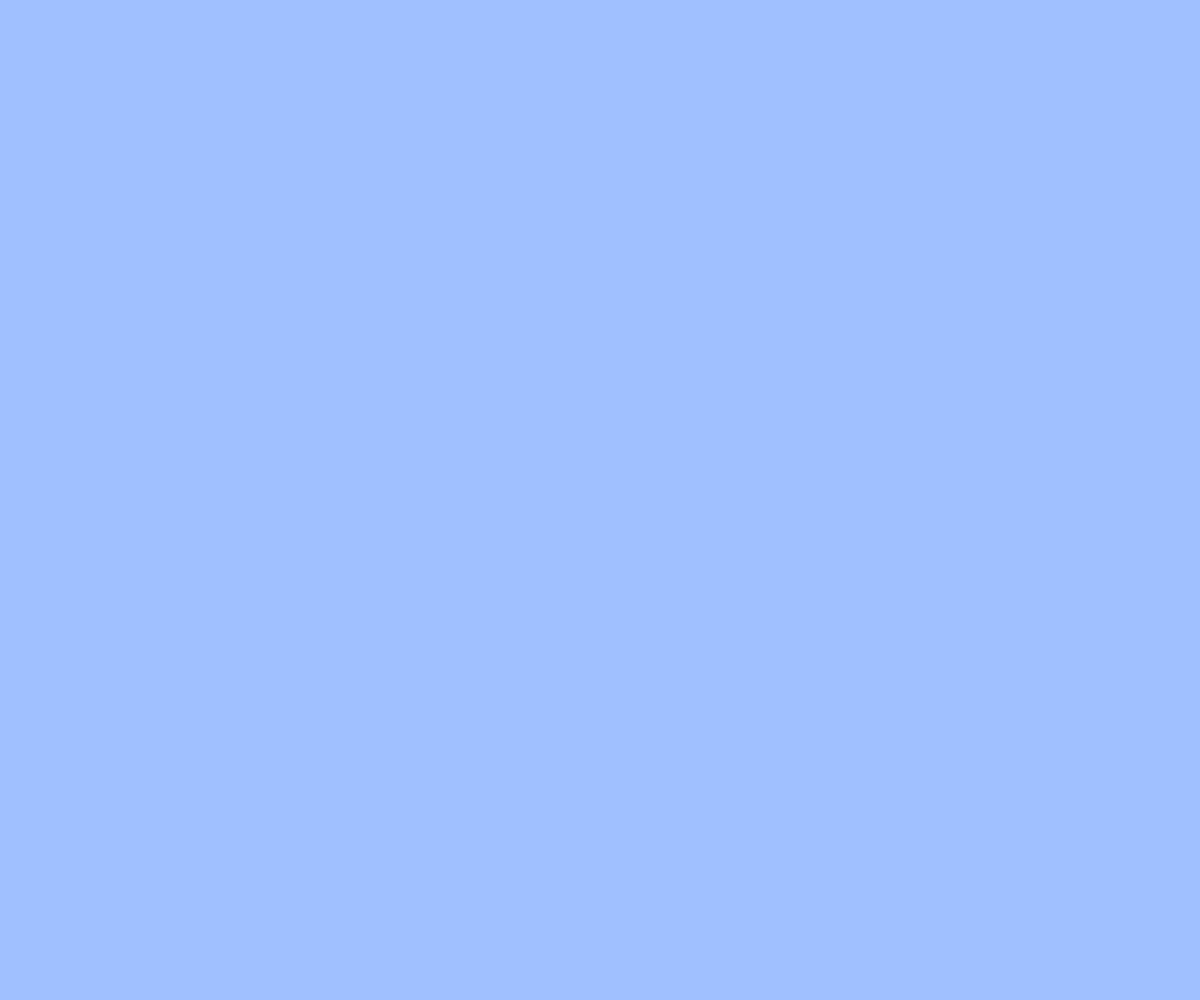
Frame 1 (no input)
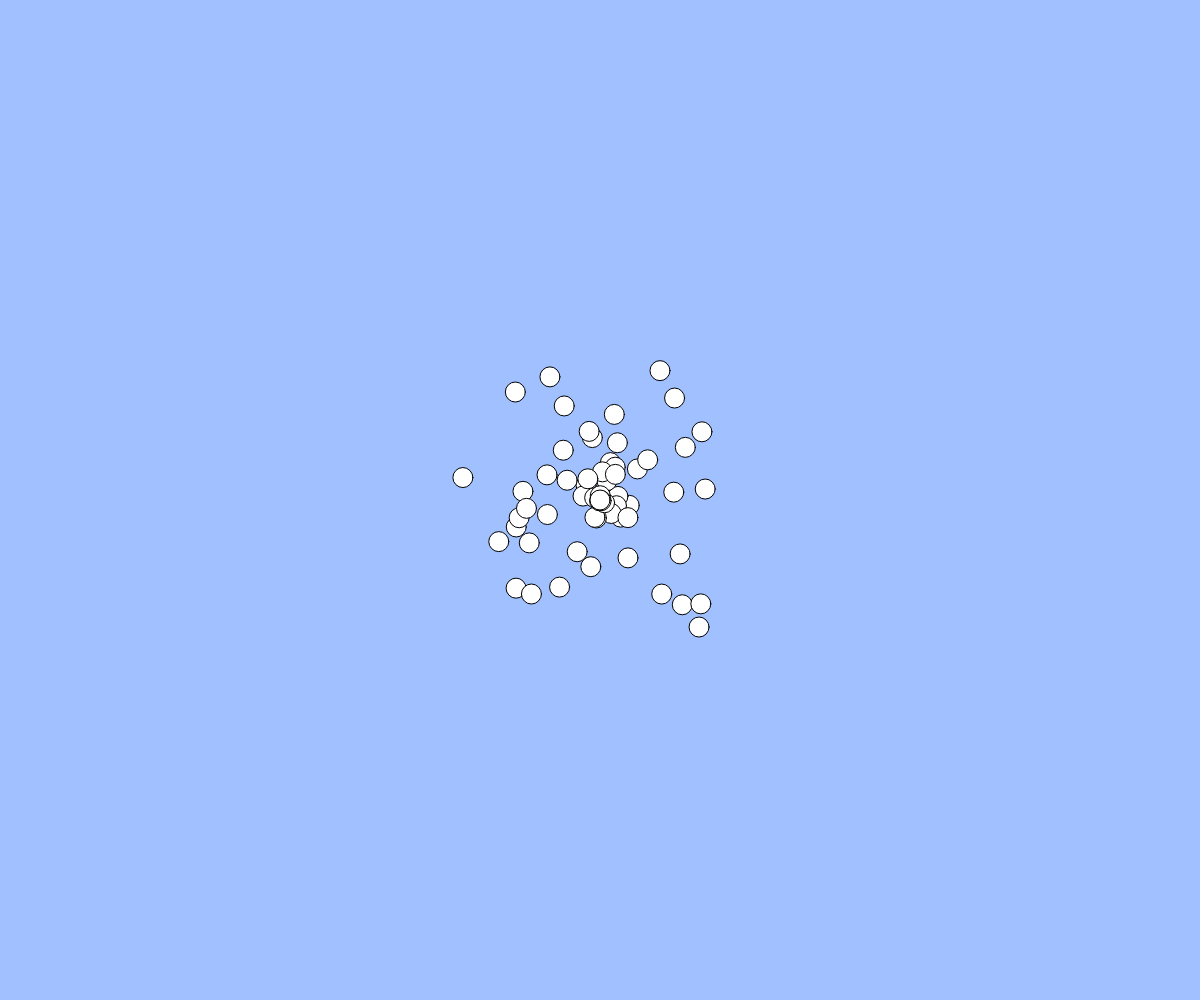
Frame 60 (no input)
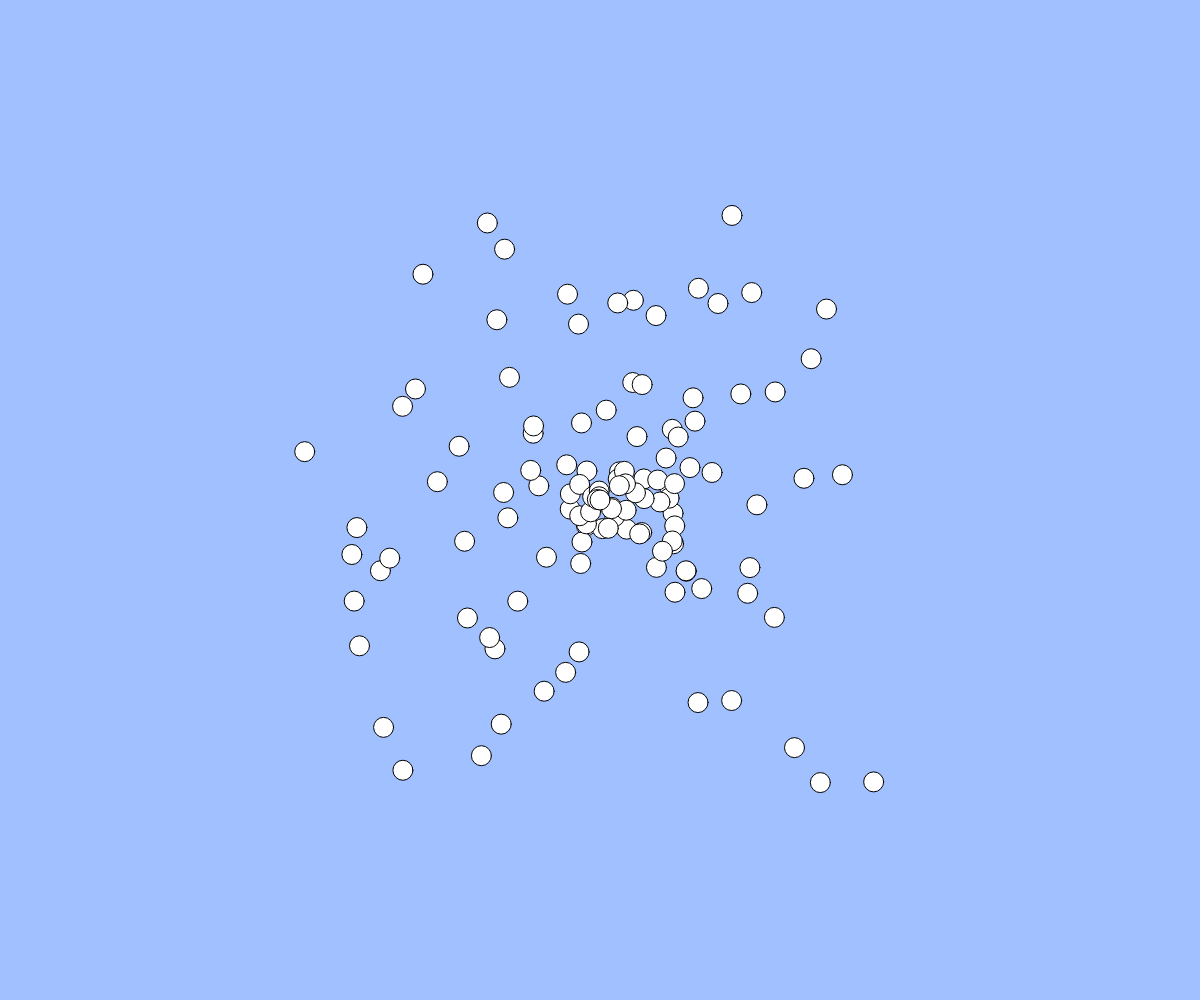
Frame 120 (the mouse pressed at the canvas centre since frame 60)

The p5.js sketch that drew these frames (run headless with seeded random() and noise() and a simulated clock; from frame 60 on, the mouse is pressed at the canvas centre):

// p5.js sketch
// ── sketch.js
//　テキスト「オブジェクト」
// 練習問題：ボールのサイズをランダムに変更してみよう
// 練習問題：何も操作しなくてもボールが湧いてくる機能を追加しよう

let balls;

function setup(){
  createCanvas(windowWidth, windowHeight);
  balls = [];
  autoballs = [];
}

function draw(){
  background(160, 192, 255);
  for(let i = 0; i < balls.length; i++){
    let b = balls[i];
    ellipse(b.x, b.y, b.size);
    b.x += b.vx;
    b.y += b.vy;
  }
  for(let l = 0; l < autoballs.length; l++){
    let a = autoballs[i];
    ellipse(a.x, a.y, a.size);
    a.x += a.vx;
    a.y += a.vy;
  }
  const a ={ x: width / 2, y: height / 2, size: 20, vx: random(-3, 3), vy: random(-3, 3)};
  balls.push(a);
}

function mouseDragged(){
  const dx = mouseX - pmouseX;
  const dy = mouseY - pmouseY;
  if(mag(dx, dy) > 5){
    const b = { x: mouseX, y: mouseY, size: 20, vx: dx, vy: dy };
    balls.push(b);
  }
}

function windowResized(){
  resizeCanvas(windowWidth, windowHeight);
}
